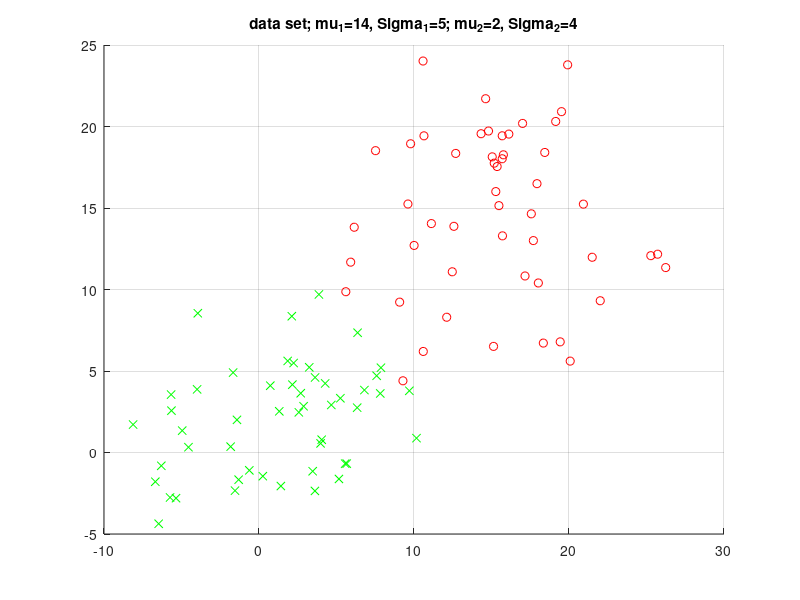
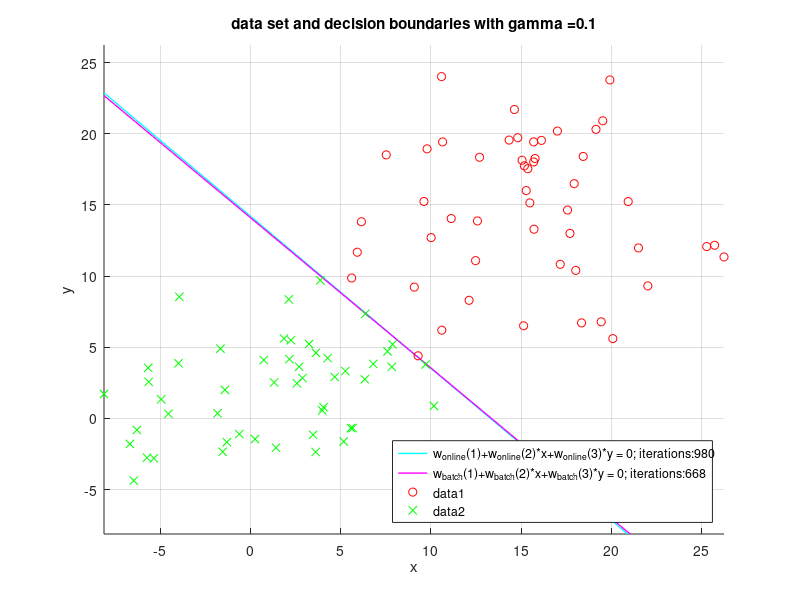
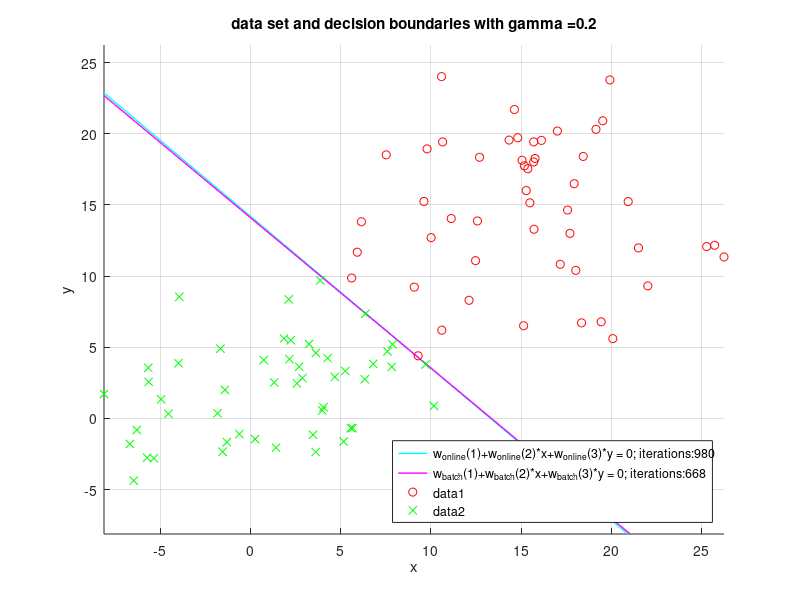
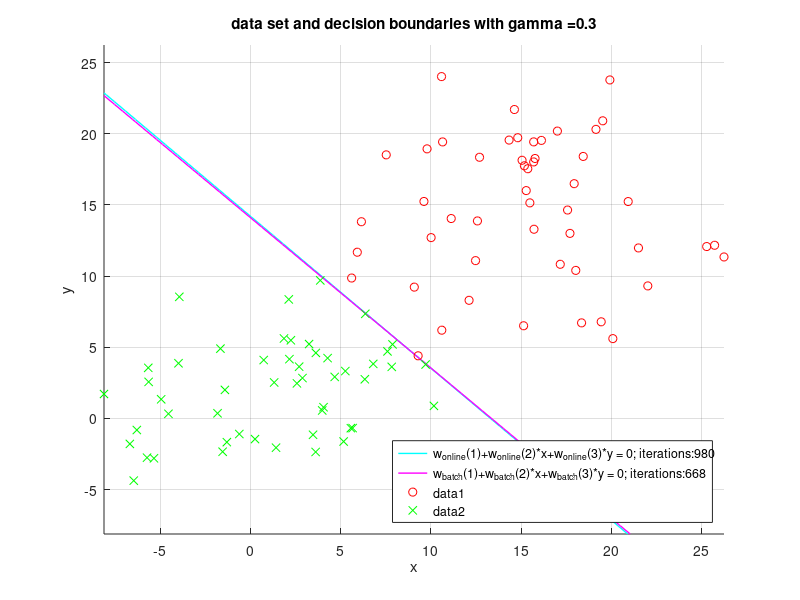

The MATLAB script that drew these images, in order: (Note: a time limit stopped this script after it produced the figures.)
function MyPerceptron()
    clc, clear, close all

    n = 100;
    d = 2;
    
    Mu_1 = [14,14,14,14]; 
    Sigma_1 = [5,4,3,2];

    Mu_2 = [2, 2, 2, 2]; 
    %Sigma_2 = [2,3,4,5];
    %Sigma_2 = [3,3,3,3];
    Sigma_2 = [4,4,4,4];

    Seed = [2,2,2,2];
    
    [m_Sigma, n_Sigma] = size(Sigma_1);
    
    for index_DataSet=1:n_Sigma

        [data, target] = genData(n, d, Mu_1(index_DataSet), Sigma_1(index_DataSet), Mu_2(index_DataSet), Sigma_2(index_DataSet), Seed(index_DataSet));
        [data_1, data_2] = separateData(data, target);

        no_figure_dataset = index_DataSet*100;
        %displayData(data_1, data_2, no_figure_dataset);
        displayData(data_1, data_2, Mu_1(index_DataSet), Sigma_1(index_DataSet),Mu_2(index_DataSet), Sigma_2(index_DataSet), no_figure_dataset)
        close(no_figure_dataset);

        X = createHomogenData(data);
        t = target;
        maxIts = 10000;

        Gamma = 0.1:0.1:4;
        [Gamma_m,Gamma_n] = size(Gamma);
        Iterations_online = zeros(Gamma_n,1);
        Iterations_batch = zeros(Gamma_n,1);

        for index_Gamma=1:Gamma_n
            gamma = Gamma(index_Gamma);
            online = true;
            [w_online, its_online] = percTrain(X,t,maxIts, online, gamma);
            online = false;
            [w_batch, its_batch] = percTrain(X,t,maxIts, online, gamma);
            Iterations_online(index_Gamma) = its_online;
            Iterations_batch(index_Gamma) = its_batch;
            no_figure_dataAndBorder = no_figure_dataset+index_Gamma;
            displayDataAndBorder(data_1, data_2, w_online, w_batch, gamma, its_online, its_batch, no_figure_dataAndBorder);
            close(no_figure_dataAndBorder);
        end

        no_figure_GammaToIts = no_figure_dataset+50;
        displayGammaToIterations(Gamma, Iterations_online, Iterations_batch, no_figure_GammaToIts);
        close(no_figure_GammaToIts);

    end
    
end

function [data, target] = genData(n, d, mu_1, sigma_1, mu_2, sigma_2, seed)
    %seed = 2;
    rng(seed);
    data = zeros(n,d);
    target = zeros(1,n);
    n_1 = uint32(n/2);
    for i_n1=1:n_1
        %x_i1 = (randn(1,d)+mu_1)*sigma_1;
        x_i1 = mu_1+sigma_1*randn(1,d);
        data(i_n1,:) = x_i1(:);
        target(1,i_n1)= int8(1);
    end
    
    for i_n2=(n_1+1):n
        %x_i2 = (randn(1,d)+mu_2)*sigma_2;
        x_i2 = mu_2+sigma_2*randn(1,d);
        data(i_n2,:) = x_i2(:);
        target(1,i_n2)= int8(-1);
    end

end

function [data_1, data_2] = separateData(data, target)
    % conditionally separate data depending on target
    
    [m,n] = size(data);
    
    %%HACK
    %data_1 = data(1:m/2,:);
    %data_2 = data((m/2+1):m,:);
    
    data_1 = data((target==1), : );
    data_2 = data((target==-1), : );    
end

function displayData(data_1, data_2, mu_1, Sigma_1, mu_2, Sigma_2, no_figure)

    figure(no_figure);
    
    hold on;
    
    grid
    plot(data_1(:,1),data_1(:,2),'ro', data_2(:,1),data_2(:,2),'gx');
    
    titleStr = strcat('data set; mu_1=', num2str(mu_1),', Sigma_1=', num2str(Sigma_1),'; mu_2=', num2str(mu_2),', Sigma_2=', num2str(Sigma_2));
    title (titleStr);
    
    hold off;
    
    figureName = strcat('DataSet_', int2str(no_figure));
    
    saveas(gcf, figureName,'jpg');

end

function displayDataAndBorder(data_1, data_2, w_online, w_batch, gamma, its_online, its_batch, no_figure)

    figure(no_figure);
    
    hold on;
    
    grid
    
    x_min = min(min(data_1(:,1)), min(data_2(:,1)));
    x_max = max(max(data_1(:,1)), max(data_2(:,1)));    
    if ~isnan(w_online)
        p1 = ezplot(@(x,y) w_online(1)+w_online(2)*x+w_online(3)*y,[x_min,x_max]);
        set (p1,'LineWidth',1);
        set (p1, 'Color', 'cyan');
    end
    
    if ~isnan(w_batch)
        p2 = ezplot(@(x,y) w_batch(1)+w_batch(2)*x+w_batch(3)*y,[x_min,x_max]);
        set (p2,'LineWidth',1);
        set (p2, 'Color', 'magenta');
    end
    
    titleStr = strcat('data set and decision boundaries with gamma = ',num2str(gamma));
    
    title (titleStr);
    
    %legend('w_{online}(1)+w_{online}(2)*x+w_{online}(3)*y = 0', 'w_{batch}(1)+w_{batch}(2)*x+w_{batch}(3)*y = 0','Location', 'SouthEast');
    str_online = strcat('w_{online}(1)+w_{online}(2)*x+w_{online}(3)*y = 0; iterations: ', int2str(its_online));
    str_batch = strcat('w_{batch}(1)+w_{batch}(2)*x+w_{batch}(3)*y = 0; iterations: ', int2str(its_batch));
    legend(str_online, str_batch, 'Location', 'SouthEast');
    
    plot(data_1(:,1),data_1(:,2),'ro', data_2(:,1),data_2(:,2),'gx');
    
    hold off;
    
    %figureName = strcat('DataSetAndDecisionBoundary_0', int2str(no_figure),'_',num2str(gamma));
    figureName = strcat('DataSetAndDecisionBoundary_', int2str(no_figure));
    
    saveas(gcf, figureName,'jpg');
end


function displayGammaToIterations(Gamma, Iterations_online, Iterations_batch, no_figure)
    figure(no_figure);
    hold on;
    grid
    
    titleStr = strcat('influence of gamma on no of iterations');
    title (titleStr);
    
    plot(Gamma(:),Iterations_online(:),'r', Gamma(:),Iterations_batch(:),'g');

    str_online = strcat('iterations_{online}');
    str_batch = strcat('iterations_{batch}');
    legend(str_online, str_batch, 'Location', 'SouthEast');

    hold off;
    
    figureName = strcat('GammaToIterations_0', int2str(no_figure));
    
    saveas(gcf, figureName,'jpg');

end

function X = createHomogenData(data)
    [m,n] = size(data);
    
    X = [ones(m,1),data];
end

function [w, its] = percTrain(X,t,maxIts, online, gamma)
   if online == true
       [w, its] = onlineLearn(X,t,maxIts, gamma);
   else
       [w, its] = batchLearn(X,t,maxIts, gamma);
   end
end

function [w, its] = onlineLearn(X,t,maxIts, gamma)
    %online
    % 1. Initialize w, gamma
    % 2. do
    % 3. for i = 1 to N
    % 4. if w'*(x_i*t_i ) ? 0 (misclassified ith pattern)
    % 5. w = w + gamma*x_i*t_i
    % 6. end if
    % 7. end for
    % 8. until all patterns correctly classified

    %X = zeros(n,d);
    %t = zeros(1,n);
    [N,d] = size(X);
    %w = ones(d,1); % column vector
    w = zeros(d,1); % column vector

    misclassfied = true;
    its = 0;
    while misclassfied == true && its <= maxIts
        misclassfied = false;
        for i = 1:N
            if w'*(X(i,:)'*t(1,i)) <= 0 % (misclassified ith pattern)
                w = w + gamma*X(i,:)'*t(1,i);
                misclassfied = true;
            end
        end
        its = its + 1;    
    end
end

function [w, its] = batchLearn(X,t,maxIts, gamma)

    % batch
    % 1. Initialize w, gamma
    % 2. do
    % 3. w_delta = 0
    % 4. for i = 1 to N
    % 5. if w'*(x_i*t_i) <= 0 (misclassified ith pattern)
    % 6. w_delta = w_delta + x_i*t_i
    % 7. end if
    % 8. end for
    % 9. w = w + gamma*w_delta
    % 10. until all patterns correctly classified
    
    %X = zeros(n,d);
    %t = zeros(1,n);
    [N,d] = size(X);
    %w = ones(d,1); % column vector;
    w = zeros(d,1); % column vector;

    misclassfied = true;
    its = 0;
    while misclassfied == true && its <= maxIts
        misclassfied = false;
        w_delta = zeros(d,1); % column vector
        for i = 1:N
            if w'*(X(i,:)'*t(1,i)) <= 0 % (misclassified ith pattern)
                w_delta = w_delta + X(i,:)'*t(1,i);
                misclassfied = true;
            end
        end
        w = w + gamma*w_delta;
        its = its + 1;    
    end

end

function t = perc(w,x)
    % x is a homogen column vector
    % signum function
    if x*w > 0
        t = 1;
    else
        t = -1;
    end

end
